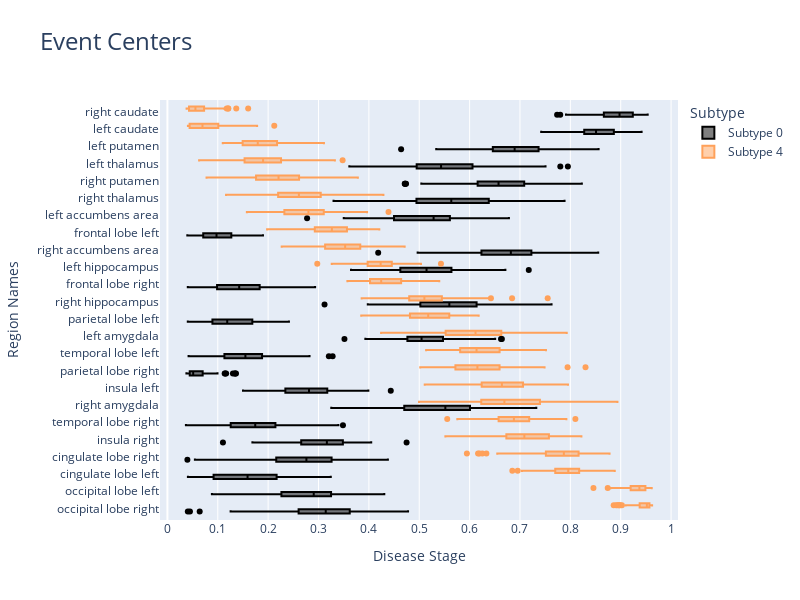

Notebook source saved alongside this figure:
### Code cell
# Try commenting each line to see how the default values work

p = event_centers(T = T,
                  S = S,
                  color_list = color_list,
                  chosen_subtypes = chosen_subtypes,
                  subtype_labels = subtype_labels, 
                  orderBy = orderBy,
                  width = width,
                  height = height
                 )
p

### Figure 1 — Plotly figure (JSON) as saved in the notebook; plotly's stock layout.template omitted (floating-point values rounded to 4 significant figures; data arrays with more than 128 entries replaced by an {"elided": "..."} marker saying what was removed)
{"data": [{"alignmentgroup": "True", "hovertemplate": "Subtype=Subtype 0<br>Disease Stage=%{x}<br>Region Names=%{y}<extra></extra>", "legendgroup": "Subtype 0", "marker": {"color": "#000000"}, "name": "Subtype 0", "notched": false, "offsetgroup": "Subtype 0", "orientation": "h", "showlegend": true, "type": "box", "x": {"elided": "2400 float values"}, "x0": " ", "xaxis": "x", "y": {"elided": "2400 str values"}, "y0": " ", "yaxis": "y"}, {"alignmentgroup": "True", "hovertemplate": "Subtype=Subtype 4<br>Disease Stage=%{x}<br>Region Names=%{y}<extra></extra>", "legendgroup": "Subtype 4", "marker": {"color": "#FFA15A"}, "name": "Subtype 4", "notched": false, "offsetgroup": "Subtype 4", "orientation": "h", "showlegend": true, "type": "box", "x": {"elided": "2400 float values"}, "x0": " ", "xaxis": "x", "y": {"elided": "2400 str values"}, "y0": " ", "yaxis": "y"}], "layout": {"boxmode": "group", "height": 600, "hovermode": false, "legend": {"title": {"text": "Subtype"}, "tracegroupgap": 0}, "title": {"font": {"size": 24}, "text": "Event Centers"}, "width": 800, "xaxis": {"anchor": "y", "domain": [0, 1], "dtick": 0.1, "tick0": 0, "tickmode": "linear", "title": {"text": "Disease Stage"}}, "yaxis": {"anchor": "x", "categoryarray": ["occipital lobe right", "occipital lobe left", "cingulate lobe left", "cingulate lobe right", "insula right", "temporal lobe right", "right amygdala", "insula left", "parietal lobe right", "temporal lobe left", "left amygdala", "parietal lobe left", "right hippocampus", "frontal lobe right", "left hippocampus", "right accumbens area", "frontal lobe left", "left accumbens area", "right thalamus", "right putamen", "left thalamus", "left putamen", "left caudate", "right caudate"], "categoryorder": "array", "domain": [0, 1], "title": {"text": "Region Names"}}}}
